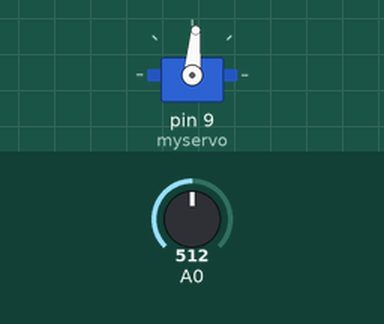
Simulated run of this sketch. Board: Arduino Uno, built with avr-gcc and run on an emulated ATmega328P. Shown: servo. The inputs (shaded band) are chosen by the test bench; at power-on: A0 = 512. What the sketch prints to the serial monitor is not drawn.

Above: at 1.2 s.
1.3 s: A0 set to 716
At 2.5 s:
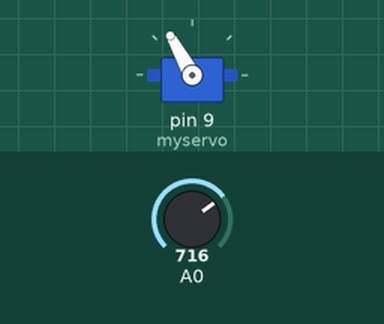
2.8 s: A0 set to 900
At 3.9 s:
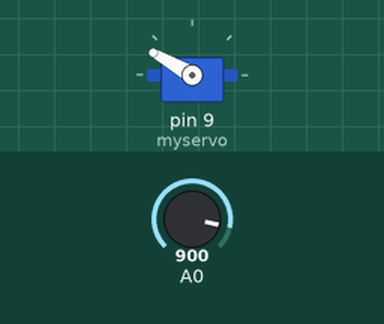
4.3 s: A0 set to 1023
At 4.9 s:
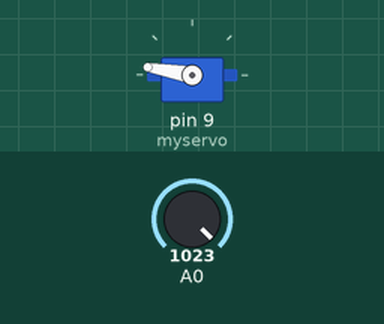
5.8 s: A0 set to 306
At 6.1 s:
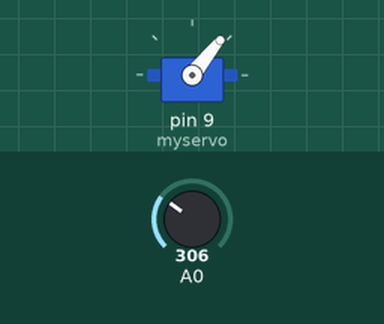
7.3 s: A0 set to 122
At 8.4 s:
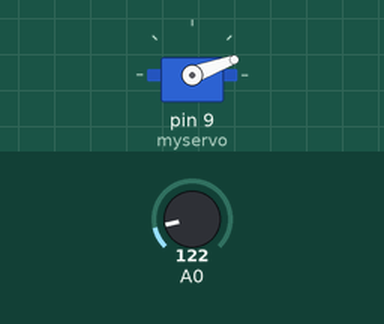
8.8 s: A0 set to 511
At 9.4 s:
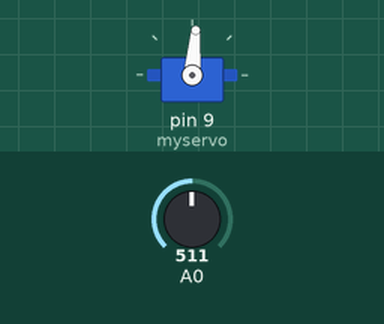
Timing chart, 0 to 11.3 s (numbered marks = the images above; inputs shaded):
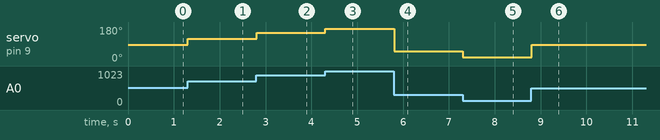

Measured:
- after the input at 1.3 s, servo on pin 9 (myservo): 85° → 119° at once
- after the input at 2.8 s, servo on pin 9 (myservo): 119° → 150° at once
- after the input at 4.3 s, servo on pin 9 (myservo): 150° → 170° at once
- after the input at 5.8 s, servo on pin 9 (myservo): 170° → 51° at once
- after the input at 7.3 s, servo on pin 9 (myservo): 51° → 20° at once
- after the input at 8.8 s, servo on pin 9 (myservo): 20° → 85° at once

The sketch:

motor2.ino
```cpp
#include <Servo.h>
Servo myservo;
void setup() {
  // put your setup code here, to run once:
myservo.attach(9);
Serial.begin(9600);
}

void loop() {
  // put your main code here, to run repeatedly:
  int sensor=analogRead(A0);
Serial.println(sensor/6);
myservo.write(sensor/6);
}
```
